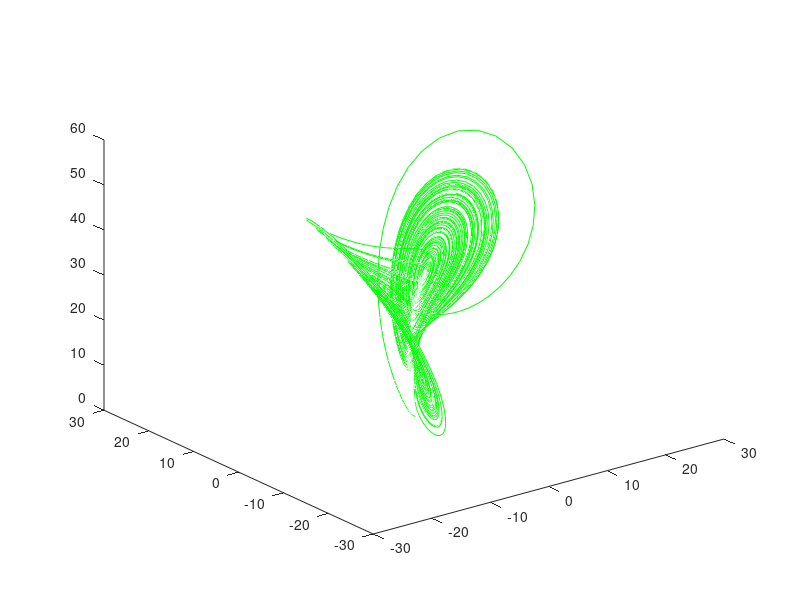
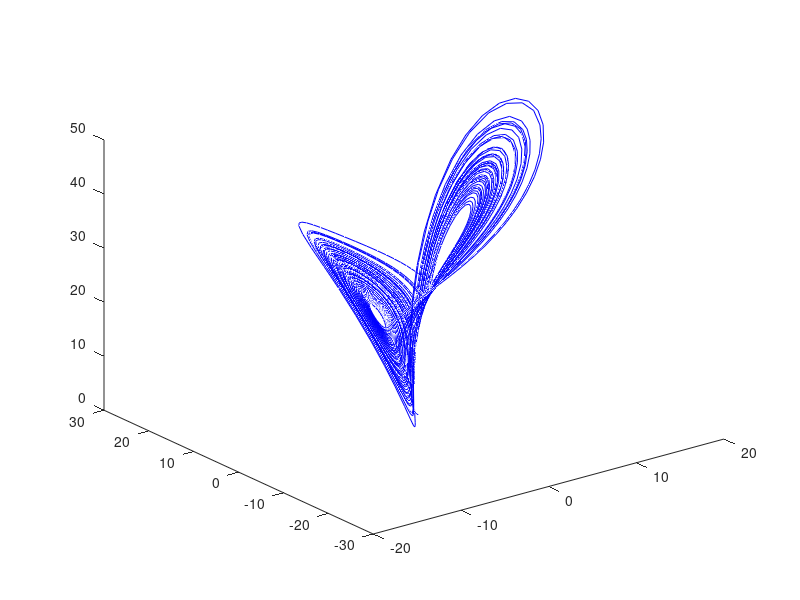
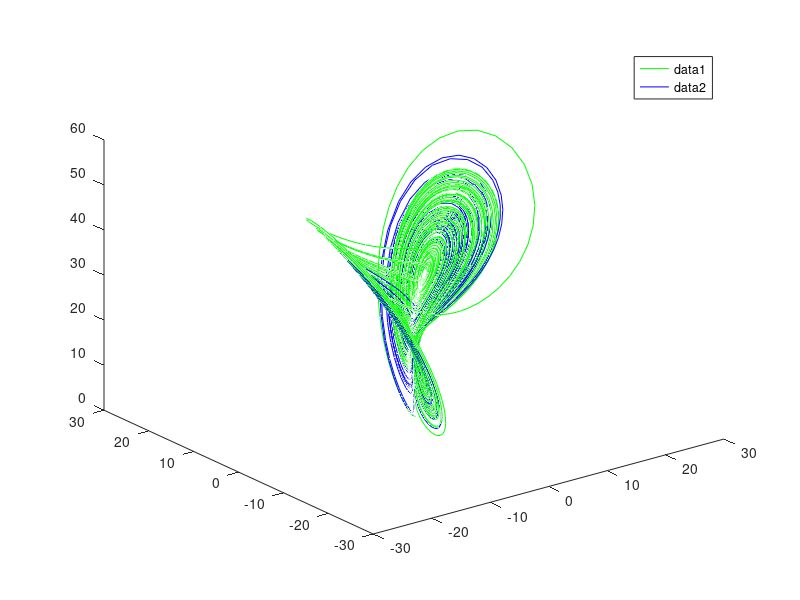

Here is the MATLAB script that generated these plots, in order: (Note: this script raises an error after producing the figures.)
%% Task 1: Lorenz System
% References:
% https://en.wikipedia.org/wiki/Lorenz_system


%% Cleaning Workspace
clear all;
close all;



%% Chaotic Behaviour 
% Example 1

% Initialization Parameters
% rho > 24.74 (Choatic Behaviour)
sigma = 10;
beta = 8/3;
rho = 28;

% Creating time interval and step
dt = 0.01;
t = 0.0:dt:100;

% Intializing our function variables
x = zeros(size(t));
y = zeros(size(t));
z = zeros(size(t));

% Applying inital conditions on function variables
% x = y = z = 1
x(1) = 1;
y(1) = 1;
z(1) = 1;


% Using Euler Forward Scheme of first order
% to solve non-linear ODE system.
for i = 1:(length(t) - 1)
   
   x(i + 1) = x(i) + dt * (sigma * (y(i) - x(i)));
   y(i + 1) = y(i) + dt * ( ( x(i) * (rho - z(i)) ) - y(i));
   z(i + 1) = z(i) + dt * (x(i) * y(i) - beta * z(i));
    
end

% We plot our results
figure('Name','Example 1: Chaotic Behaviour','NumberTitle','off')
plot3(x,y, z, "g");


% Built in solution
% f_bn is the vector containg the three differential equations.
% xyz is the vector containg our free functional variables,
% with xyz(1) is for x, xyz(2) is for y and xyz(3) is for z.
f_bn = @(t,xyz) [sigma * (xyz(2) - xyz(1)); (xyz(1) * (rho - xyz(3))) - xyz(2);xyz(1) * xyz(2) - beta * xyz(3)];

% using the builtin function "ode45" to solve the system.
% our time interval is [0 100] and is in our own implementation
% we set the intial conditions to x = y = z = 1.
[t,xyz] = ode45(f_bn,[0 100],[1 1 1]);

% Plotting the results from the builtin function
figure('Name','Builtin Example 1: Chaotic Behaviour','NumberTitle','off')
plot3(xyz(:,1),xyz(:,2),xyz(:,3), "b")


% Plotting the results of our implementation aganist
% the builtin fucntion.
figure('Name','Compare with Builtin: Chaotic Behaviour','NumberTitle','off')
plot3(x,y, z, "g", xyz(:,1), xyz(:,2),xyz(:,3), "b");
disp_leg = legend;
disp_leg.String{1} = "Implementation";
disp_leg.String{2} = "Builtin";


%% Stable with Fixed Points

clear all;

% Initialization Parameters
% rho < 24.74 (Stable with fixed points)
sigma = 10;
beta = 8/3;
rho = 12;

% Creating time interval and step
dt = 0.01;
t = 0.0:dt:100;

% Intializing our function variables
x = zeros(size(t));
y = zeros(size(t));
z = zeros(size(t));

% Applying inital conditions on function variables
% x = y = z = 1
x(1) = 1;
y(1) = 1;
z(1) = 1;


% Using Euler Forward Scheme of first order
% to solve non-linear ODE system.
for i = 1:(length(t) - 1)
   
   x(i + 1) = x(i) + dt * (sigma * (y(i) - x(i)));
   y(i + 1) = y(i) + dt * ( ( x(i) * (rho - z(i)) ) - y(i));
   z(i + 1) = z(i) + dt * (x(i) * y(i) - beta * z(i));
    
end

% We plot our results
figure('Name','Example 2: Stable and Fixed Points','NumberTitle','off')
plot3(x,y, z, "g");

% Built in solution
% f_bn is the vector containg the three differential equations.
% xyz is the vector containg our free functional variables,
% with xyz(1) is for x, xyz(2) is for y and xyz(3) is for z.
f_bn = @(t,xyz) [sigma * (xyz(2) - xyz(1)); (xyz(1) * (rho - xyz(3))) - xyz(2);xyz(1) * xyz(2) - beta * xyz(3)];

% using the builtin function "ode45" to solve the system.
% our time interval is [0 100] and is in our own implementation
% we set the intial conditions to x = y = z = 1.
[t,xyz] = ode45(f_bn,[0 100],[1 1 1]);     

% Plotting the results from the builtin function
figure('Name','Builtin Example 2: Stable and Fixed Points','NumberTitle','off')
plot3(xyz(:,1),xyz(:,2),xyz(:,3), "b")

% Plotting the results of our implementation aganist
% the builtin fucntion.
figure('Name','Compare with Builtin: Stable and Fixed Points','NumberTitle','off')
plot3(x,y, z, "g", xyz(:,1),xyz(:,2),xyz(:,3), "b");
disp_leg = legend;
disp_leg.String{1} = "Implementation";
disp_leg.String{2} = "Builtin";


